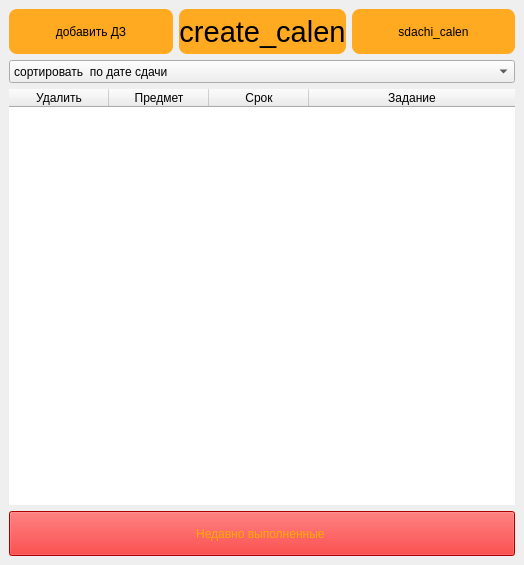
<?xml version="1.0" encoding="UTF-8"?>
<ui version="4.0">
 <class>MainWindow</class>
 <widget class="QMainWindow" name="MainWindow">
  <property name="geometry">
   <rect>
    <x>0</x>
    <y>0</y>
    <width>524</width>
    <height>565</height>
   </rect>
  </property>
  <property name="sizePolicy">
   <sizepolicy hsizetype="Preferred" vsizetype="Preferred">
    <horstretch>0</horstretch>
    <verstretch>3</verstretch>
   </sizepolicy>
  </property>
  <property name="windowTitle">
   <string>Menanger</string>
  </property>
  <property name="styleSheet">
   <string notr="true"/>
  </property>
  <widget class="QWidget" name="centralwidget">
   <layout class="QVBoxLayout" name="verticalLayout">
    <item>
     <widget class="QWidget" name="widget" native="true">
      <property name="sizePolicy">
       <sizepolicy hsizetype="Minimum" vsizetype="Minimum">
        <horstretch>0</horstretch>
        <verstretch>6</verstretch>
       </sizepolicy>
      </property>
      <layout class="QHBoxLayout" name="horizontalLayout">
       <property name="spacing">
        <number>6</number>
       </property>
       <property name="leftMargin">
        <number>0</number>
       </property>
       <property name="topMargin">
        <number>0</number>
       </property>
       <property name="rightMargin">
        <number>0</number>
       </property>
       <property name="bottomMargin">
        <number>0</number>
       </property>
       <item>
        <widget class="QPushButton" name="create_Homework_btn">
         <property name="enabled">
          <bool>true</bool>
         </property>
         <property name="sizePolicy">
          <sizepolicy hsizetype="Minimum" vsizetype="Minimum">
           <horstretch>0</horstretch>
           <verstretch>7</verstretch>
          </sizepolicy>
         </property>
         <property name="maximumSize">
          <size>
           <width>16777215</width>
           <height>16777215</height>
          </size>
         </property>
         <property name="styleSheet">
          <string notr="true">color: rgb(0, 0, 0);
font: 75 22pt &quot;MS Shell Dlg 2&quot;;
background-color: rgb(255, 170, 33);
border: 2px;
border-radius: 8px;</string>
         </property>
         <property name="text">
          <string>добавить ДЗ</string>
         </property>
         <property name="checkable">
          <bool>true</bool>
         </property>
         <property name="checked">
          <bool>false</bool>
         </property>
        </widget>
       </item>
       <item>
        <widget class="QPushButton" name="btn_create_calen">
         <property name="enabled">
          <bool>true</bool>
         </property>
         <property name="sizePolicy">
          <sizepolicy hsizetype="Minimum" vsizetype="Minimum">
           <horstretch>0</horstretch>
           <verstretch>7</verstretch>
          </sizepolicy>
         </property>
         <property name="maximumSize">
          <size>
           <width>16777215</width>
           <height>16777215</height>
          </size>
         </property>
         <property name="font">
          <font>
           <family>MS Shell Dlg 2</family>
           <pointsize>22</pointsize>
           <weight>9</weight>
           <italic>false</italic>
           <bold>false</bold>
          </font>
         </property>
         <property name="styleSheet">
          <string notr="true">color: rgb(0, 0, 0);
font: 75 22pt &quot;MS Shell Dlg 2&quot;;
background-color: rgb(255, 170, 33);
border: 2px;
border-radius: 8px;</string>
         </property>
         <property name="text">
          <string>create_calen</string>
         </property>
         <property name="checkable">
          <bool>true</bool>
         </property>
         <property name="checked">
          <bool>false</bool>
         </property>
        </widget>
       </item>
       <item>
        <widget class="QPushButton" name="btn_sdaci_calen">
         <property name="enabled">
          <bool>true</bool>
         </property>
         <property name="sizePolicy">
          <sizepolicy hsizetype="Minimum" vsizetype="Minimum">
           <horstretch>0</horstretch>
           <verstretch>7</verstretch>
          </sizepolicy>
         </property>
         <property name="maximumSize">
          <size>
           <width>16777215</width>
           <height>16777215</height>
          </size>
         </property>
         <property name="styleSheet">
          <string notr="true">color: rgb(0, 0, 0);
font: 75 22pt &quot;MS Shell Dlg 2&quot;;
background-color: rgb(255, 170, 33);
border: 2px;
border-radius: 8px;</string>
         </property>
         <property name="text">
          <string>sdachi_calen</string>
         </property>
         <property name="checkable">
          <bool>true</bool>
         </property>
         <property name="checked">
          <bool>false</bool>
         </property>
        </widget>
       </item>
      </layout>
     </widget>
    </item>
    <item>
     <widget class="QComboBox" name="str_o">
      <property name="enabled">
       <bool>true</bool>
      </property>
      <property name="sizePolicy">
       <sizepolicy hsizetype="Minimum" vsizetype="Minimum">
        <horstretch>0</horstretch>
        <verstretch>3</verstretch>
       </sizepolicy>
      </property>
      <property name="styleSheet">
       <string notr="true">font: 75 16pt &quot;MS Shell Dlg 2&quot;;
color: rgb(0, 0, 0);</string>
      </property>
      <property name="editable">
       <bool>false</bool>
      </property>
      <property name="frame">
       <bool>true</bool>
      </property>
      <item>
       <property name="text">
        <string>сортировать  по дате сдачи</string>
       </property>
      </item>
      <item>
       <property name="text">
        <string>Сортировать по дате сдачи(обратная)</string>
       </property>
      </item>
      <item>
       <property name="text">
        <string>сортировать по дате создания</string>
       </property>
      </item>
      <item>
       <property name="text">
        <string>сортировать по количеству ДЗ</string>
       </property>
      </item>
     </widget>
    </item>
    <item>
     <widget class="QTableWidget" name="twg">
      <property name="sizePolicy">
       <sizepolicy hsizetype="Minimum" vsizetype="Minimum">
        <horstretch>0</horstretch>
        <verstretch>55</verstretch>
       </sizepolicy>
      </property>
      <property name="autoFillBackground">
       <bool>false</bool>
      </property>
      <property name="styleSheet">
       <string notr="true">font: 16pt &quot;MS Shell Dlg 2&quot;;
border-color: rgb(255, 255, 255);
font: 14pt &quot;MS Shell Dlg 2&quot;;
font: 12pt &quot;MS Shell Dlg 2&quot;;
</string>
      </property>
      <property name="frameShape">
       <enum>QFrame::NoFrame</enum>
      </property>
      <property name="frameShadow">
       <enum>QFrame::Plain</enum>
      </property>
      <property name="lineWidth">
       <number>0</number>
      </property>
      <property name="verticalScrollBarPolicy">
       <enum>Qt::ScrollBarAsNeeded</enum>
      </property>
      <property name="horizontalScrollBarPolicy">
       <enum>Qt::ScrollBarAlwaysOff</enum>
      </property>
      <property name="showGrid">
       <bool>true</bool>
      </property>
      <property name="gridStyle">
       <enum>Qt::DotLine</enum>
      </property>
      <property name="rowCount">
       <number>0</number>
      </property>
      <attribute name="horizontalHeaderVisible">
       <bool>true</bool>
      </attribute>
      <attribute name="horizontalHeaderCascadingSectionResizes">
       <bool>false</bool>
      </attribute>
      <attribute name="horizontalHeaderShowSortIndicator" stdset="0">
       <bool>false</bool>
      </attribute>
      <attribute name="horizontalHeaderStretchLastSection">
       <bool>true</bool>
      </attribute>
      <attribute name="verticalHeaderShowSortIndicator" stdset="0">
       <bool>false</bool>
      </attribute>
      <attribute name="verticalHeaderStretchLastSection">
       <bool>false</bool>
      </attribute>
      <column>
       <property name="text">
        <string>Удалить</string>
       </property>
       <property name="textAlignment">
        <set>AlignCenter</set>
       </property>
      </column>
      <column>
       <property name="text">
        <string>Предмет</string>
       </property>
       <property name="textAlignment">
        <set>AlignCenter</set>
       </property>
      </column>
      <column>
       <property name="text">
        <string>Срок</string>
       </property>
       <property name="textAlignment">
        <set>AlignCenter</set>
       </property>
      </column>
      <column>
       <property name="text">
        <string>Задание</string>
       </property>
       <property name="textAlignment">
        <set>AlignCenter</set>
       </property>
      </column>
     </widget>
    </item>
    <item>
     <widget class="QPushButton" name="btn_nedavnii">
      <property name="sizePolicy">
       <sizepolicy hsizetype="Minimum" vsizetype="Minimum">
        <horstretch>0</horstretch>
        <verstretch>6</verstretch>
       </sizepolicy>
      </property>
      <property name="styleSheet">
       <string notr="true">color: rgb(255, 170, 0);
font: 22pt &quot;MS Shell Dlg 2&quot;;
background-color: rgb(241, 0, 0);</string>
      </property>
      <property name="text">
       <string>Недавно выполненные </string>
      </property>
     </widget>
    </item>
   </layout>
  </widget>
 </widget>
 <resources/>
 <connections/>
</ui>
